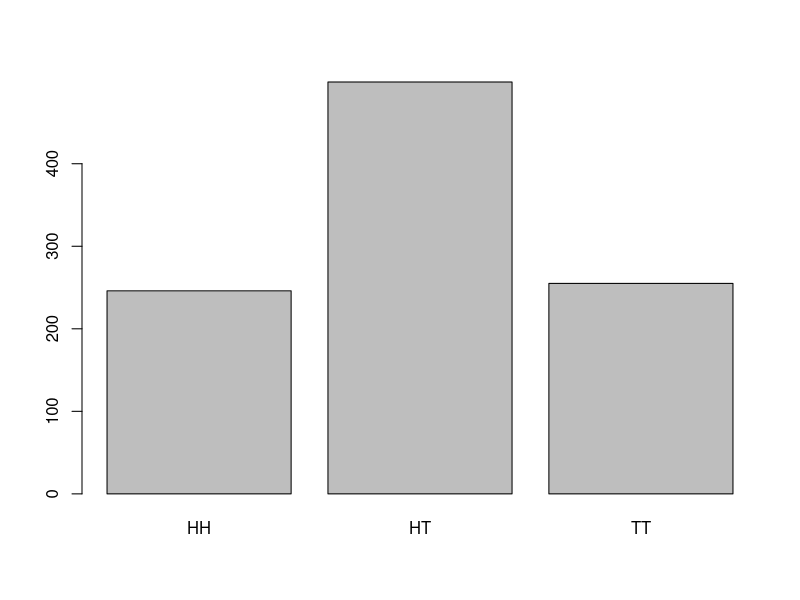

R code for this plot:
## ---- chunk 1
dbinom(0, 2, 0.5)
dbinom(1, 2, 0.5)
dbinom(2, 2, 0.5)
## ---- chunk 2
Two_cointosses_1000_times = sample(x=c("HH","HT","TT"), size=1000, replace = T, prob=c(.25,.50,.25))
barplot(table(Two_cointosses_1000_times))
